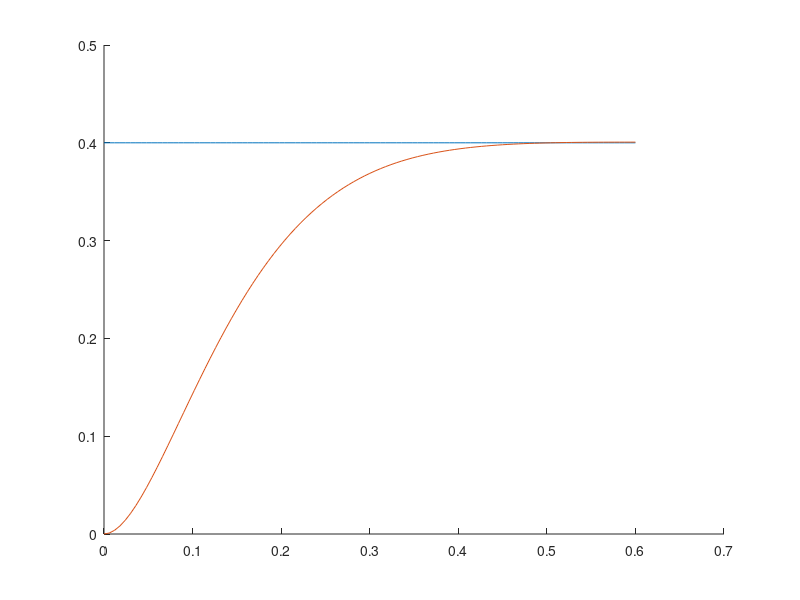

Source code (MATLAB):
%% House Keeping
clear all;
close all;
clc

%% Define constants

% system Component: Base
Kg = 48.4;  % Total Gear Ratio
Km = 0.0107; % Nm/amp - Motor Constant
Rm = 3.29; % ohms - Armature Resitance

% system Component: Rigid Arm
j_hub = .002; % Kg*m^2 - Base Inertia
j_load = .0015; %Kg*m^2 - Load Inertia of Bar
j = j_hub + j_load; %Kg*m^2 - Total Inertia

% system Component: Flexible Link
L = .45; % m - Link Length
Marm = .06; %Kg - Link Mass of ruler
j_arm = .004; %Kg*m^2 - Link Rigid Body Inertia
Mtip = .05; %Kg - Tip Mass
j_M = .01; % Kg*m^2 - Tip Mass Inertia
fc = 1.8; % Hz - Natural Frequency
j_L = j_arm + j_M; % Kg*m^2 - 
Karm = ((2*pi*fc)^2)*(j_L); % Flexible Link Stiffness

%% Enter Equation for rigid arm
% Assign coeffcient 
Kd = -.037;
Kp = 3.23;
thetaD = .2;

% Natural Frequency
Wn = sqrt(Kp*Kg*Km/(j*Rm));

% Zeta
z = (((Kg^2) * (Km^2)) + (Kd * Kg * Km))/(2*sqrt(Kp*Kg*Km*j*Rm));

% Set up and build transfer function
num = Wn^2;
den = [ 1 (2*z*Wn) Wn^2 ];

sysTF = tf(num,den);

[x t] = step(sysTF);

x = 2*thetaD*x;

dx = diff(x)/.0003;

Vin = Kp.*(2*thetaD - x(1:end-1)) + Kd.*(-dx);

maxV = max(Vin);

figure(1); clf;
hold on
y = ones(1,length(t))*(2*thetaD);
plot(t,y);
plot(t,x);
